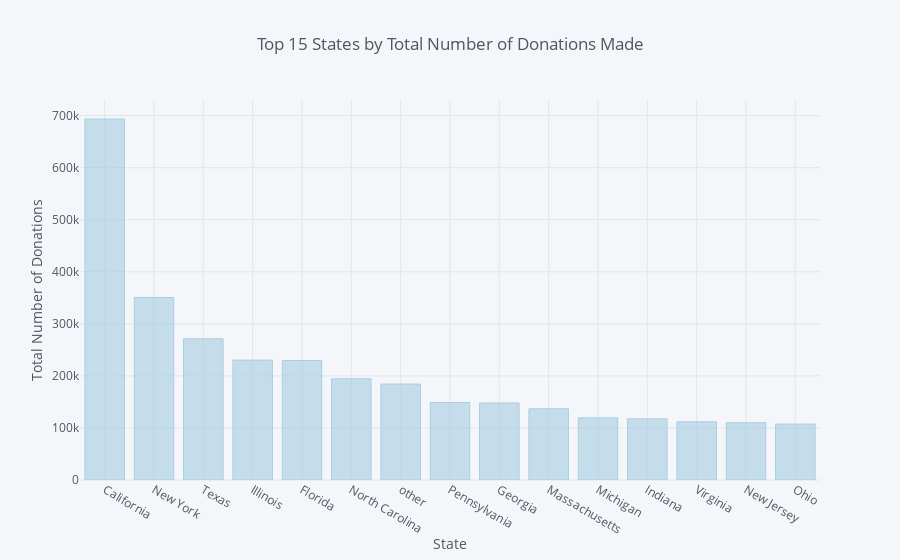

Write notebook code for a chart like this one.
### Code cell
s3.iplot(kind='bar', 
         xTitle='State', 
         yTitle='Total Number of Donations', 
         title='Top 15 States by Total Number of Donations Made', 
         colorscale='paired')

### Figure 1 — Plotly figure (JSON) as saved in the notebook; plotly's stock layout.template omitted (floating-point values rounded to 4 significant figures)
{"data": [{"marker": {"color": "rgba(166, 206, 227, 0.6)", "line": {"color": "rgba(166, 206, 227, 1.0)", "width": 1}}, "name": "Donation ID", "orientation": "v", "text": "", "type": "bar", "uid": "eb1b4361-60fe-4e6d-aa18-a0de2e153993", "x": ["California", "New York", "Texas", "Illinois", "Florida", "North Carolina", "other", "Pennsylvania", "Georgia", "Massachusetts", "Michigan", "Indiana", "Virginia", "New Jersey", "Ohio"], "y": [693577, 350553, 271348, 230350, 229542, 194465, 184324, 148752, 147897, 136845, 119337, 117470, 111740, 109926, 107401]}], "layout": {"legend": {"bgcolor": "#F5F6F9", "font": {"color": "#4D5663"}}, "paper_bgcolor": "#F5F6F9", "plot_bgcolor": "#F5F6F9", "title": {"font": {"color": "#4D5663"}, "text": "Top 15 States by Total Number of Donations Made"}, "xaxis": {"gridcolor": "#E1E5ED", "showgrid": true, "tickfont": {"color": "#4D5663"}, "title": {"font": {"color": "#4D5663"}, "text": "State"}, "zerolinecolor": "#E1E5ED"}, "yaxis": {"gridcolor": "#E1E5ED", "showgrid": true, "tickfont": {"color": "#4D5663"}, "title": {"font": {"color": "#4D5663"}, "text": "Total Number of Donations"}, "zerolinecolor": "#E1E5ED"}}}
